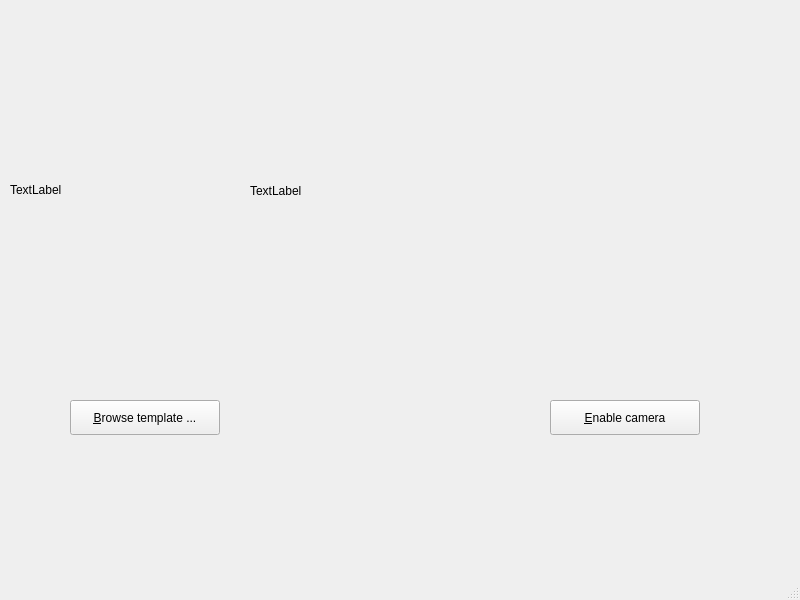
<?xml version="1.0" encoding="UTF-8"?>
<ui version="4.0">
 <class>MainWindow</class>
 <widget class="QMainWindow" name="MainWindow">
  <property name="geometry">
   <rect>
    <x>0</x>
    <y>0</y>
    <width>800</width>
    <height>600</height>
   </rect>
  </property>
  <property name="windowTitle">
   <string>SIFT Demo</string>
  </property>
  <widget class="QWidget" name="centralwidget">
   <widget class="QPushButton" name="browse_button">
    <property name="geometry">
     <rect>
      <x>70</x>
      <y>400</y>
      <width>150</width>
      <height>35</height>
     </rect>
    </property>
    <property name="text">
     <string>&amp;Browse template ...</string>
    </property>
   </widget>
   <widget class="QPushButton" name="toggle_cam_button">
    <property name="geometry">
     <rect>
      <x>550</x>
      <y>400</y>
      <width>150</width>
      <height>35</height>
     </rect>
    </property>
    <property name="text">
     <string>&amp;Enable camera</string>
    </property>
   </widget>
   <widget class="QLabel" name="template_label">
    <property name="geometry">
     <rect>
      <x>10</x>
      <y>30</y>
      <width>240</width>
      <height>320</height>
     </rect>
    </property>
    <property name="text">
     <string>TextLabel</string>
    </property>
   </widget>
   <widget class="QLabel" name="live_image_label">
    <property name="geometry">
     <rect>
      <x>250</x>
      <y>40</y>
      <width>521</width>
      <height>301</height>
     </rect>
    </property>
    <property name="text">
     <string>TextLabel</string>
    </property>
   </widget>
  </widget>
  <widget class="QMenuBar" name="menubar">
   <property name="geometry">
    <rect>
     <x>0</x>
     <y>0</y>
     <width>800</width>
     <height>22</height>
    </rect>
   </property>
  </widget>
  <widget class="QStatusBar" name="statusbar"/>
 </widget>
 <resources/>
 <connections/>
</ui>
